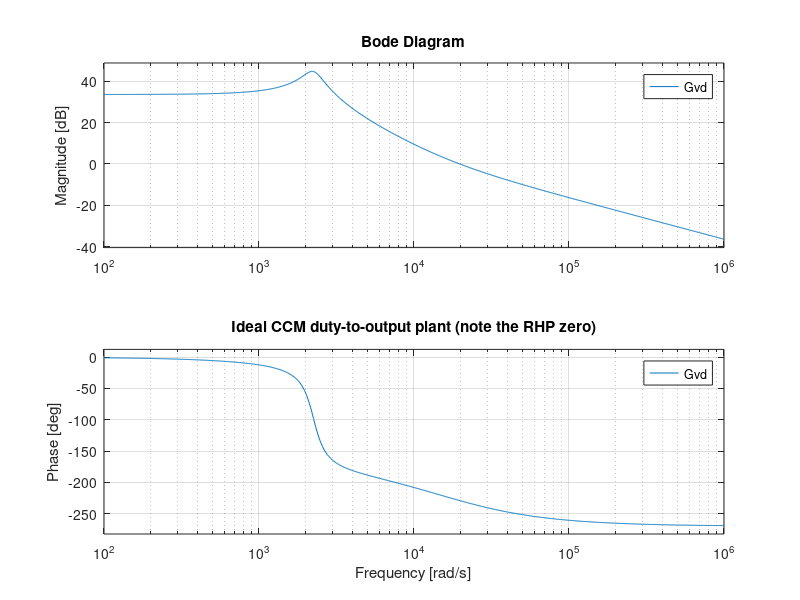
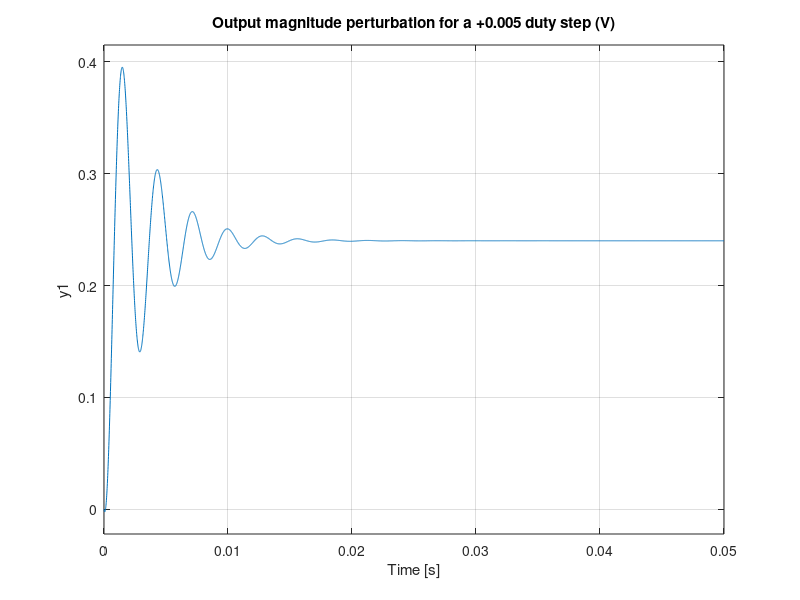

Reproduce these figures in MATLAB, in order. (Note: this script raises an error after producing the figures.)
% Inverting buck-boost teaching example: ideal CCM, resistive load.
% Dr. Fulong Li -- first draft, September 2026.
% Requires MATLAB and Control System Toolbox.
% Numerical model independently checked; native MATLAB execution pending.
% Magnitude convention: V is the OUTPUT MAGNITUDE (the real output is -V).
clear; clc;
Vg = 12; V = 12; Pout = 30; fs = 100e3;
L = 150e-6; C = 330e-6; R = V^2/Pout;
D = V/(V+Vg); Dp = 1-D;
Io = V/R; I = Io/Dp;   % inductor carries input PLUS output current
s = tf('s');
Gd0 = V/(D*Dp);             % DC duty-to-output gain
w0  = Dp/sqrt(L*C);         % resonance moves with operating point
Q   = Dp*R*sqrt(C/L);
wz  = Dp^2*R/(D*L);         % right-half-plane zero
Gvd = Gd0*(1-s/wz)/(1+s/(Q*w0)+s^2/w0^2);
fprintf('D=%.3f, IL=%.3f A, Iin=%.3f A, Io=%.3f A\n',D,I,D*I,Io);
fprintf('f0=%.2f Hz, Q=%.3f, fz_RHP=%.2f Hz, Gd0=%.2f V/duty\n', ...
    w0/2/pi,Q,wz/2/pi,Gd0);
fprintf('Resonant peak |Gvd(f0)| = %.1f (%.1f dB)\n',Gd0*Q,20*log10(Gd0*Q));
figure; bode(Gvd); grid on;
title('Ideal CCM duty-to-output plant (note the RHP zero)');
% Inverse response: the output first moves the WRONG way after a duty step.
deltaD = 0.005;
figure; step(deltaD*Gvd,linspace(0,0.05,5001)); grid on;
title('Output magnitude perturbation for a +0.005 duty step (V)');
fprintf('Linear final delta V = %.6f V; exact = %.6f V\n', ...
    deltaD*dcgain(Gvd), (D+deltaD)*Vg/(1-D-deltaD)-V);
% Intentionally slow voltage-mode baseline. Output reconstructed in volts
% (magnitude), controller output in duty units: H = 1 and GPWM = 1.
% A pure PI must stay far below f0: the LC peak here is about 45 dB, and
% the RHP zero at ~2.5 kHz caps any realistic bandwidth anyway.
Kp = 3e-3; Ki = 3;
Gc = Kp+Ki/s;
T = Gc*Gvd;
disp('All nominal continuous-time loop margins:'); disp(allmargin(T));
CL = feedback(T,1);
disp('Nominal closed-loop poles:'); disp(pole(CL));
assert(isstable(CL),'Nominal continuous-time loop is unstable');
figure; margin(T); grid on;
title('Nominal PI loop: inspect allmargin for every crossing');
figure; step(0.1*CL,linspace(0,0.5,5001)); grid on;
title('Output perturbation for a 0.1 V reference step');
% Sweep the operating point: the RHP zero moves with duty and load, so a
% controller tuned only at nominal can lose margin elsewhere.
fprintf('\n  Vg     D      fz_RHP(Hz)   f0(Hz)\n');
for Vgk = [8 10 12 14 16]
    Dk = V/(V+Vgk); Dpk = 1-Dk;
    fprintf('%5.1f  %.3f   %9.1f  %8.1f\n', ...
        Vgk,Dk,Dpk^2*R/(Dk*L)/2/pi,Dpk/sqrt(L*C)/2/pi);
end
% This script does not model DCM, startup, device losses or protection.
